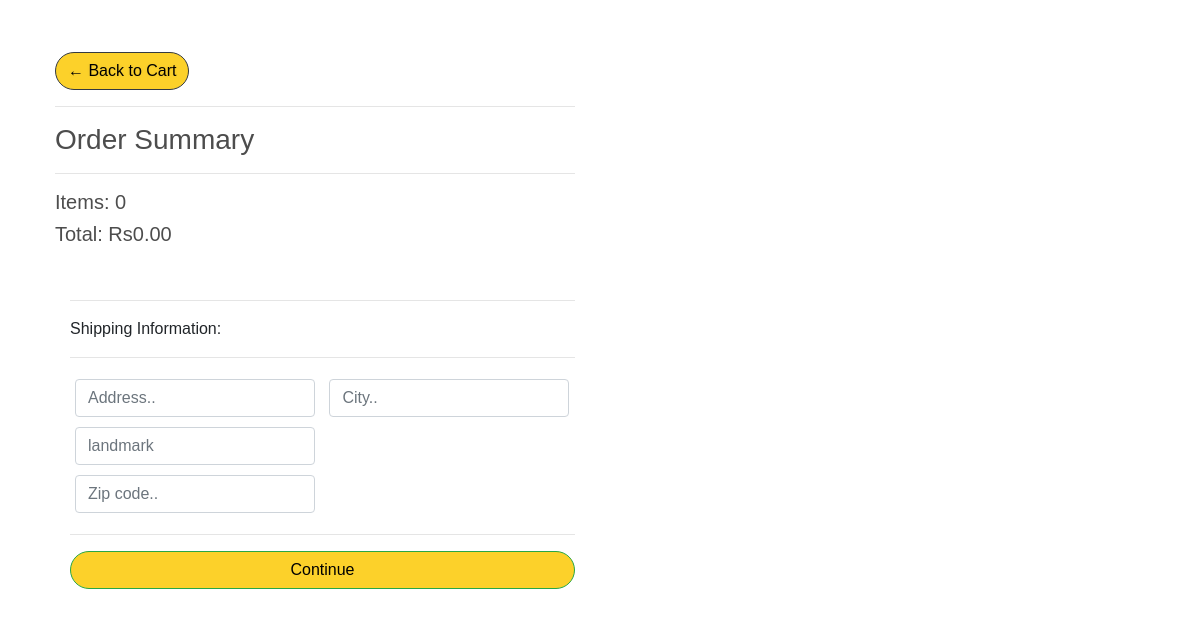
The app's page /user/add/checkout/ (signed in), older data.
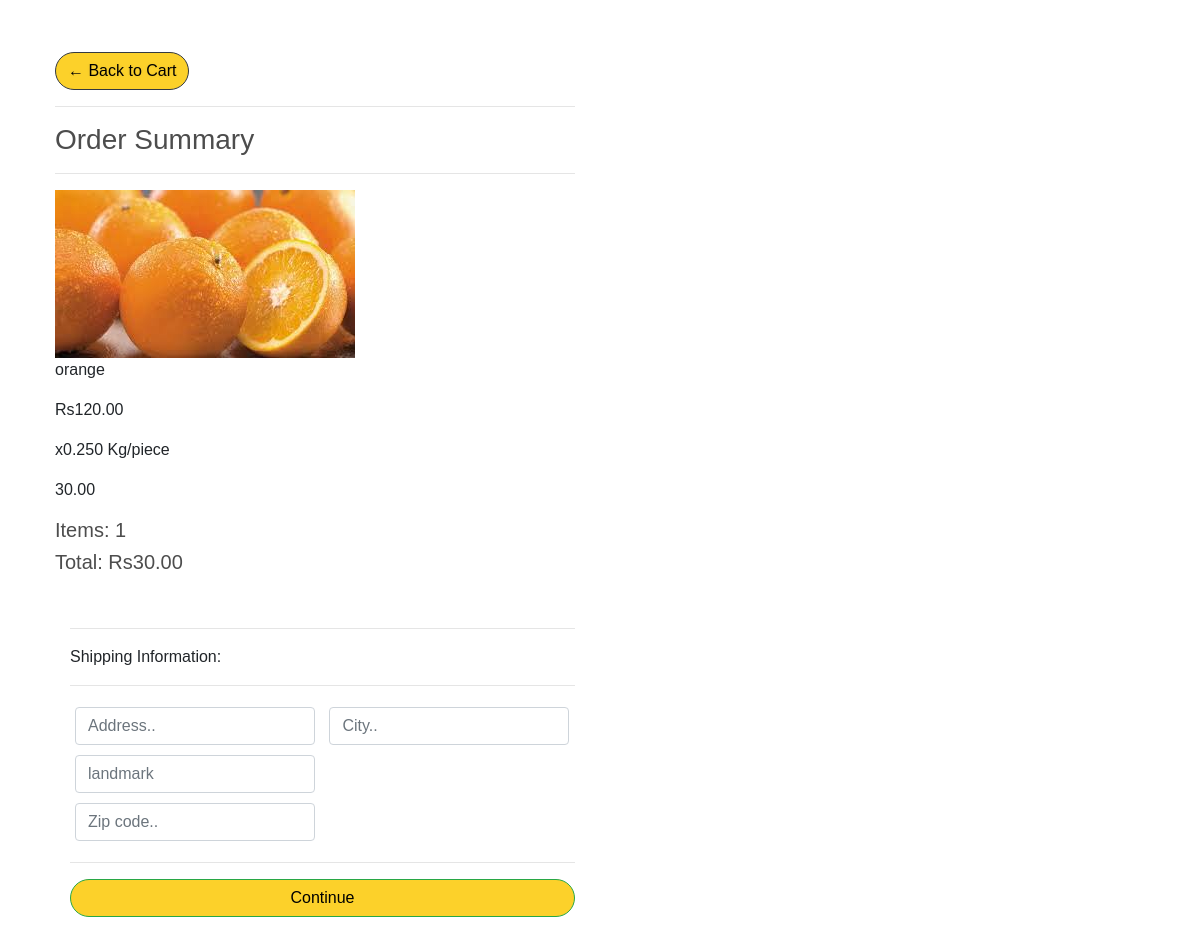
The same page, newer data.
### atoz_store/models.py (models this page shows, shortened)
class Order(models.Model):
    status = (
        ("op","order processing"),
        ("od","out for delivery"),
        ("d","delivered"),
         )
    customer = models.ForeignKey(Customer,on_delete=models.SET_NULL,blank=True,null=True)
    status = models.CharField(max_length=40,choices=status,null=True,default="null")
    date_ordered = models.DateTimeField(auto_now_add=True,null=True)
    mark = models.IntegerField(default=1)
    complete = models.BooleanField(default=True,null=True,blank=False)
    transaction_id = models.CharField(max_length=128,null=True)
    @property
    def get_cart_total(self):
        orderitem=self.orderitem_set.all()
        total = sum([item.get_total for item in orderitem])
        return total
    @property
    def get_cart_items(self):
        orderitem=self.orderitem_set.all()
        total = sum([self.mark for item in orderitem])
        return total

class OrderItem(models.Model):
    product = models.ForeignKey(Product,on_delete=models.SET_NULL,blank=True,null=True)
    order = models.ForeignKey(Order,on_delete=models.SET_NULL,blank=True,null=True)
    quantity = models.DecimalField(decimal_places=3,max_digits=7 ,default=0,null=True,blank=True)
    date_ordered = models.DateTimeField(auto_now_add=True)
    @property
    def get_total(self):
        total = self.product.price*self.quantity
        return total

class Product(models.Model):
    catagory_choice = (
        ("fruit","fruit"),
        ("dryfruit","dryfruit"),
        ("vegitable","vegitable"),
        ("other","other"),
         )
    name = models.CharField(max_length=128,null=True,)
    catagory = models.CharField(max_length=30,choices= catagory_choice ,null=True)
    price = models.DecimalField(max_digits=7, decimal_places=2)
    image = models.ImageField(null=True,blank=True)
    prodtype =models.BooleanField(default=True)
    @property
    def imageURL(self):
        try:
            url = self.image.url
        except:
            url = ''
        return url

### atoz_store/views.py (the view)
# urls.py: path('checkout/',views.checkout,name="checkout"),
def checkout(request):
     if request.user.is_authenticated:
        email = request.user.email
        name = request.user.first_name
        customer,created = Customer.objects.get_or_create(
            email=email,
        )
        customer.name = name
        customer.save()
        order,created = Order.objects.get_or_create(customer=customer,complete=False)
        items = order.orderitem_set.all()
        cartitems = order.get_cart_items
     else:
        cookieData = cookieCart(request)
        print(cookieData)
        cartitems = cookieData['cartitems']
        order = cookieData['order']
        items = cookieData['items']
     context = {'items':items,'order':order,'cartitems':cartitems}
     return render(request, 'atoz_store/checkout.html',context)

### atoz_store/Templates/atoz_store/checkout.html (shortened to what this page needs)
{% extends 'atoz_store/main.html' %}
{% load static %}
{% block content %}
     <div class="row">
		<div class="col-lg-6">
			<div class="box-element">
				<a  class="btn btn-outline-dark srcbtn" href="{% url 'cart' %}">&#x2190; Back to Cart</a>
				<hr>
				<h3>Order Summary</h3>
				<hr>
				{% for item in items %}
				<div class="cart-row">
					<div style="flex:2"><img class="row-image" src="{{item.product.imageURL}}" alt="not fouund"></div>
					<div style="flex:2"><p>{{item.product.name}}</p></div>
					<div style="flex:1"><p>Rs{{item.product.price|floatformat:2}}</p></div>
					<div style="flex:1"><p>x{{item.quantity|floatformat:3}} Kg/piece</p></div>
					<div style="flex:1"><p>{{item.get_total|floatformat:2}} </p></div>
				</div>
				{% endfor %}
				<h5>Items:   {{cartitems|floatformat:0}}</h5>
				<h5>Total:   Rs{{order.get_cart_total|floatformat:2}}</h5>
			</div>
		</div>
	</div>
	<div class="col-lg-6">
		<div class="box-element" id="form-wrapper">
			<form id="form">
				<div id="shipping-info">
					<hr>
					<p>Shipping Information:</p>
					<hr>
					<div class="form-field">
						<input class="form-control" type="text" name="address" placeholder="Address..">
					</div>
					<div class="form-field">
						<input class="form-control" type="text" name="city" placeholder="City..">
					</div>
					<div class="form-field">
						<input class="form-control" type="text" name="landmark" placeholder="landmark">
					</div>
					<div class="form-field">
					</div>
					<div class="form-field">
						<input class="form-control" type="text" name="zipcode" placeholder="Zip code..">
					</div>
				</div>
				<hr>
				<input id="form-button" class="btn btn-success btn-block srcbtn" type="submit" value="Continue">
			</form>
		</div>
		<br>
	</div>
{% endblock content %}

Row changes from the older to the newer data that the page shows:
added OrderItem: product.imageURL (picture), product.name "orange", product.price "120.00", quantity "0.250", get_total "30.00"
computed for Order: get_cart_total "0.00" → "30.00"
Text that changed along with them:
{{ cartitems|floatformat:0 }}: "0" → "1"
